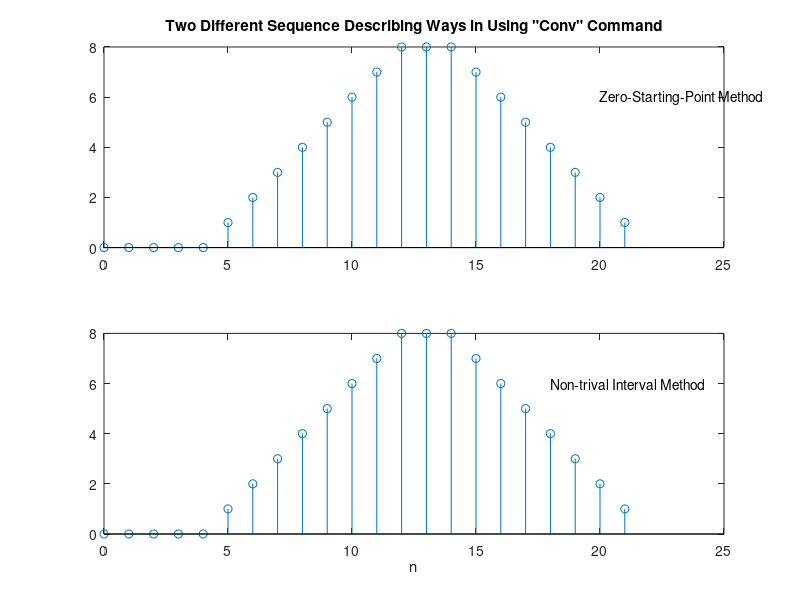

Source code (MATLAB):
% 20130503 XY511 16:16
% AbrahamX @ NWPU
% Just another example on Convolution (VIP Concept)

% Approach #1
% Convolution by Loop
N1 = 3;
N2 = 12;
A = ones(1, (N2-N1+1));  % Signal sequence A
M1 = 2;
M2 = 9;
B = ones(1, (M2-M1+1));  % Signal sequence B
Nc1 = N1 + M1;
Nc2 = N2 + M2;  % Two endpoints
kcc = Nc1: Nc2;
 
for n = Nc1: Nc2
  w = 0;
  for k = N1: N2
    kk = k-N1+1;
    t = n-k;
    if t>=M1 && t<=M2  % && woubd le better than &, by MATLAB
      tt = t-M1+1;
      w = w + A(kk)*B(tt);
    end
  end
  nn = n-Nc1+1;
  cc(nn) = w;  % Convolution sequence
end
kcc  % Display
cc
% ---->This is the most tranditional way, and also the method we
% take in exams. Anyhow, as a modern world prorgammer, what you should
% know is more than that.

% Approach #2
% Command "conv", starting from 0.
N1 = 3;
N2 = 12;
a = ones(1, N2+1);
a(1: N1) = 0;  % For sequence a, starting point is 0
% a---->Uncomment this line to see what a is, present state
M1 = 2;
M2 = 9;
b = ones(1, M2+1);
b(1: M1) = 0;  % As above, starting point is 0
c = conv(a, b);  % Convolution sequence, starting point, 0
kc = 0: (N2+M2);  % kc correspond to conv sequ. c, as independent var
kc
c

% Approach #3
% Command "conv", used in Non-trivial interval
% Math is powerful, much more powerful than you could imagine.
N1 = 3;
N2 = 12;
M1 = 2;
M2 = 9;
A = ones(1, (N2-N1+1));  % We are the Non-trival
B = ones(1, (M2-M1+1));
C = conv(A, B);
Nc1 = N1 + M1;
Nc2 = N2 + M2;  % Clearly, we are the endpoints
KC = Nc1: Nc2;  % Almost the same function as x in y(x), indep var
KC
C  % Just display.

% Plot, to see if there's some differences
subplot(211)
stem(kc, c)
text(20, 6, 'Zero-Starting-Point Method')
title('Two Different Sequence Describing Ways in Using "Conv" Command')
% Modify CC to make the two subs have the same number of (x)
CC = [zeros(1, KC(1)), C];  % Comment this line and see diff
subplot(212)
stem(kc, CC)
text(18, 6, 'Non-trival Interval Method')
xlabel('n')








% Comment: Convolution has the very SAME math structure as polynomial
% multiplication. In this way, conv & deconv are not merely used in
% multiplication, convolution as well. 

% FBI Warning Again: Convolution has a huge impact on your understanding
% of basic operations in Control, Communication, Pattern Recognition and
% Digital Signal Processing, etc. Just as the stuff you have learned in
% Probability Theory, a strong math (theory) foudation would do ME good.

% Comment: Programming those convolution questions will remind me 
% of the Good, Old days when all I have to do, is to get up, and go 
% to bed. Anyhow, I'm a grown-up now! Time to shoulder some 
% responsibilities...Aha, fuck life the bitch herself, till explode.
